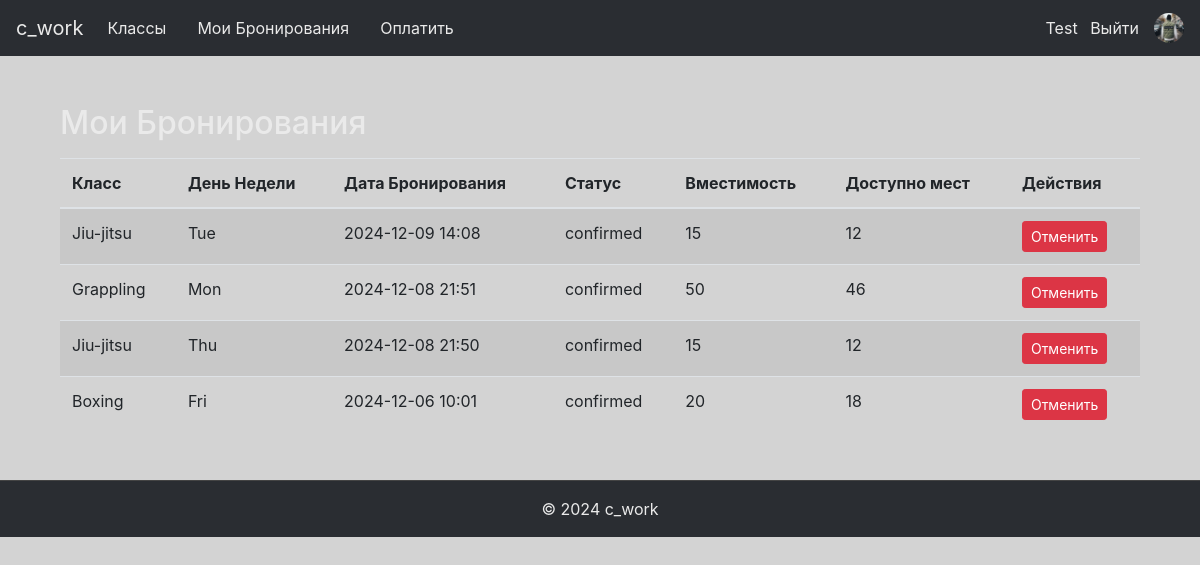
Screenshot of /my_bookings (signed in) with the database file from the repository.
### app/models.py (models this page shows, shortened)
class User(db.Model, UserMixin):
    id = db.Column(db.Integer, primary_key=True)
    username = db.Column(db.String(20), unique=True, nullable=False)
    email = db.Column(db.String(120), unique=True, nullable=False)
    password = db.Column(db.String(60), nullable=False)
    is_admin = db.Column(db.Boolean, default=False)
    avatar = db.Column(db.String(120), nullable=True, default='user.png')  # Поле для аватара
    date_registered = db.Column(db.DateTime, nullable=False, default=datetime.utcnow)  # Дата регистрации
    last_login = db.Column(db.DateTime, nullable=True)  # Последний вход
    bookings = db.relationship('Booking', backref='user', lazy=True)
    payments = db.relationship('Payment', backref='user', lazy=True)

class Booking(db.Model):
    id = db.Column(db.Integer, primary_key=True)
    user_id = db.Column(db.Integer, db.ForeignKey('user.id'), nullable=False)
    class_id = db.Column(db.Integer, db.ForeignKey('class.id'), nullable=False)
    booking_date = db.Column(db.DateTime, nullable=False, default=datetime.utcnow)
    status = db.Column(db.String(20), nullable=False, default='confirmed')  # Статус бронирования
    day = db.Column(db.String(10), nullable=False)  # День недели выбранный пользователем

class Class(db.Model):
    id = db.Column(db.Integer, primary_key=True)
    name = db.Column(db.String(100), nullable=False)
    description = db.Column(db.Text, nullable=True)
    schedule = db.Column(db.DateTime, nullable=False)
    capacity = db.Column(db.Integer, default=10, nullable=False)
    days_of_week = db.Column(db.String(100), nullable=False)
    extra_info = db.Column(db.Text, nullable=True)
    image_filename = db.Column(db.String(100), nullable=True)
    bookings = db.relationship('Booking', backref='class_', lazy=True, cascade='all, delete-orphan')
    def available_slots(self):
        confirmed_bookings = Booking.query.filter_by(class_id=self.id, status='confirmed').count()
        return self.capacity - confirmed_bookings

### app/routes.py (the view)
@main_bp.route('/my_bookings')
@login_required
def my_bookings():
    bookings = Booking.query.filter_by(user_id=current_user.id, status='confirmed').order_by(Booking.booking_date.desc()).all()
    cancel_forms = {booking.id: CancelBookingForm(booking_id=booking.id) for booking in bookings}
    return render_template('my_bookings.html', bookings=bookings, cancel_forms=cancel_forms)

### app/forms.py
class CancelBookingForm(FlaskForm):
    booking_id = HiddenField('Booking ID', validators=[DataRequired()])
    submit = SubmitField('Отменить')

### app/models.py (called while the page is built)
@login_manager.user_loader
def load_user(user_id):
    return User.query.get(int(user_id))

### app/templates/my_bookings.html (shortened to what this page needs)
{% extends "base.html" %}
{% block content %}
<div class="container mt-5">
    <h2>Мои Бронирования</h2>
    {% if bookings %}
        <table class="table table-striped mt-3">
            <thead>
                <tr>
                    <th>Класс</th>
                    <th>День Недели</th>
                    <th>Дата Бронирования</th>
                    <th>Статус</th>
                    <th>Вместимость</th>
                    <th>Доступно мест</th>
                    <th>Действия</th>
                </tr>
            </thead>
            <tbody>
                {% for booking in bookings %}
                <tr>
                    <td>{{ booking.class_.name }}</td>
                    <td>{{ booking.day }}</td>
                    <td>{{ booking.booking_date.strftime('%Y-%m-%d %H:%M') }}</td>
                    <td>{{ booking.status }}</td>
                    <td>{{ booking.class_.capacity }}</td>
                    <td>{{ booking.class_.available_slots() }}</td>
                    <td>
                        {% if booking.status == 'confirmed' %}
                            <form action="{{ url_for('main.cancel_booking', booking_id=booking.id) }}" method="POST">
                                {{ cancel_forms[booking.id].submit(class="btn btn-danger btn-sm", onclick="return confirm('Вы уверены, что хотите отменить бронирование?');") }}
                            </form>
                        {% endif %}
                    </td>
                </tr>
                {% endfor %}
            </tbody>
        </table>
    {% else %}
        <p>У вас пока нет бронирований.</p>
    {% endif %}
</div>
{% endblock %}

### app/templates/base.html (shortened to what this page needs)
<!DOCTYPE html>
<html lang="ru">
<head>
    <link rel="stylesheet" href="https://stackpath.bootstrapcdn.com/bootstrap/4.5.0/css/bootstrap.min.css">
    <link rel="stylesheet" href="{{ url_for('static', filename='css/styles.css') }}">
</head>
<body>
    <nav class="navbar navbar-expand-lg navbar-light bg-light">
        <a class="navbar-brand" href="{{ url_for('main.home') }}">c_work</a>
        <div class="collapse navbar-collapse" id="navbarNav">
            <ul class="navbar-nav main-nav mr-auto">
                {% if current_user.is_authenticated %}
                    <li class="nav-item">
                        <a class="nav-link" href="{{ url_for('main.classes') }}">Классы</a>
                    </li>
                    <li class="nav-item">
                        <a class="nav-link" href="{{ url_for('main.my_bookings') }}">Мои Бронирования</a>
                    </li>
                    <li class="nav-item">
                        <a class="nav-link" href="{{ url_for('main.process_payment') }}">Оплатить</a>
                    </li>
                {% endif %}
            </ul>
            <div class="user-section">
                {% if current_user.is_authenticated %}
                    <div>
                        <a href="{{ url_for('main.profile') }}">{{ current_user.username }}</a>
                        <a href="{{ url_for('main.logout') }}" class="ml-2">Выйти</a>
                    </div>
                    <img src="{{ url_for('static', filename='images/' + (current_user.avatar or 'user.png')) }}"
                         alt="Avatar" class="rounded-circle" width="30" height="30">
                {% else %}
                    <a class="nav-link" href="{{ url_for('main.login') }}">Войти</a>
                    <a class="nav-link" href="{{ url_for('main.register') }}">Зарегистрироваться</a>
                {% endif %}
            </div>
        </div>
    </nav>
    <div class="container">
        {% block content %}{% endblock %}
    </div>
    <footer class="footer bg-light text-center py-3 mt-5">
        <span>&copy; 2024 c_work</span>
    </footer>
</body>
</html>

### app/static/css/styles.css (style rules this page uses)
.navbar { background-color: #2a2d32 !important; color: #eaeaea; }
.navbar a { color: #eaeaea !important; }
footer.footer { background-color: #2a2d32 !important; color: #eaeaea !important; padding: 15px 0; text-align: center; border-top: 1px solid #444; }
footer.footer span { color: #eaeaea !important; }
body { background-color: #d3d3d3; color: #eaeaea; }

### app/templates/base.html (style rules this page uses)
.navbar-nav.main-nav { flex-direction: row; }
.main-nav .nav-item { margin-right: 15px; }
.user-section { display: flex; align-items: center; }
.user-section img { margin-left: 15px; }

### rows the page displays
User: username "Test", avatar (placeholder picture)
Booking: class_.name "Jiu-jitsu", day "Tue", booking_date "2024-12-09 14:08", status "confirmed", class_.capacity "15", class_.available_slots "12"
Booking: class_.name "Grappling", day "Mon", booking_date "2024-12-08 21:51", status "confirmed", class_.capacity "50", class_.available_slots "46"
Booking: class_.name "Jiu-jitsu", day "Thu", booking_date "2024-12-08 21:50", status "confirmed", class_.capacity "15", class_.available_slots "12"
Booking: class_.name "Boxing", day "Fri", booking_date "2024-12-06 10:01", status "confirmed", class_.capacity "20", class_.available_slots "18"
